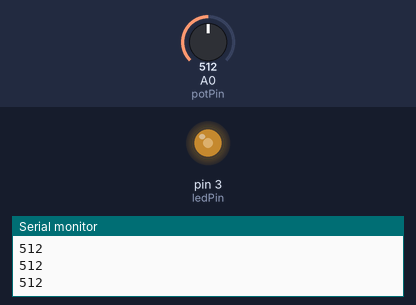
Simulated run of this sketch. Board: Arduino Uno, built with avr-gcc and run on an emulated ATmega328P. Shown: output pins drawn as LEDs (lit = HIGH), the last lines printed to the serial monitor. The inputs (shaded band) are chosen by the test bench; at power-on: A0 (potPin) = 512.

Above: at 1.2 s.
1.3 s: A0 (potPin) set to 716
At 2.2 s:
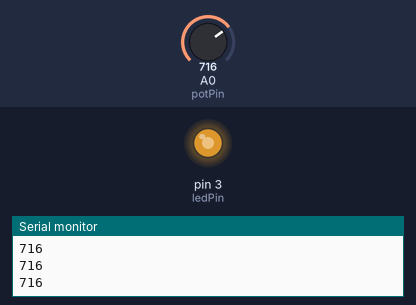
2.8 s: A0 (potPin) set to 900
At 3.5 s:
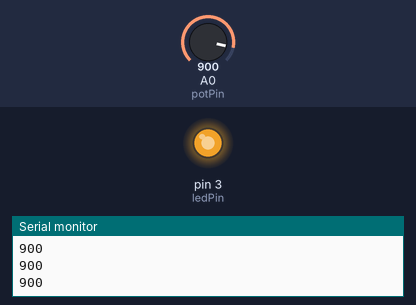
4.3 s: A0 (potPin) set to 122
At 5.5 s:
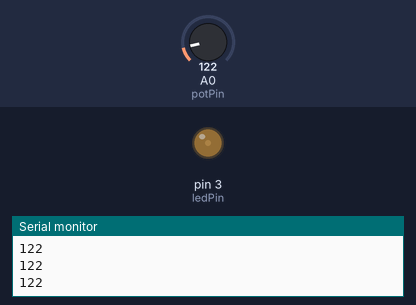
5.8 s: A0 (potPin) set to 0
At 6.9 s:
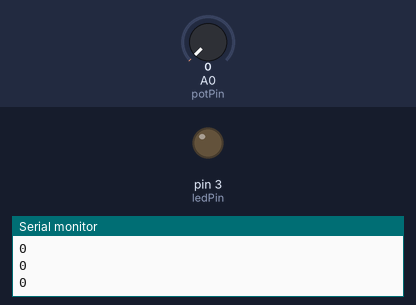
7.3 s: A0 (potPin) set to 511
At 8.0 s:
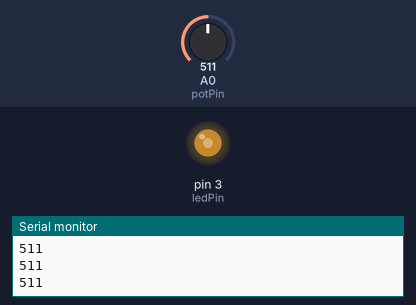
Timing chart, 0 to 9.8 s (numbered marks = the images above; inputs shaded):
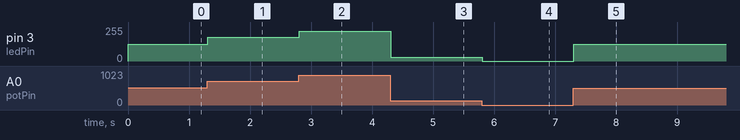

The sketch:

_1.Lectura_Pot.ino
```cpp
int ledPin = 3;
int potPin = 0;
int value, pwm;

void setup(){
Serial.begin(9600);
}

void loop(){
  value = analogRead(potPin);
  //pwm = value*255/1023;
  pwm = map(value,0,1023,0,255);
  Serial.println(value);
  analogWrite(ledPin, pwm);
}
```

Measured:
- after the input at 1.3 s, pin 3 (ledPin): 127/255 → 178/255 at once
- after the input at 2.8 s, pin 3 (ledPin): 178/255 → 224/255 at once
- after the input at 4.3 s, pin 3 (ledPin): 224/255 → 30/255 at once
- after the input at 5.8 s, pin 3 (ledPin): 30/255 → 0/255 at once
- after the input at 7.3 s, pin 3 (ledPin): 0/255 → 127/255 at once
